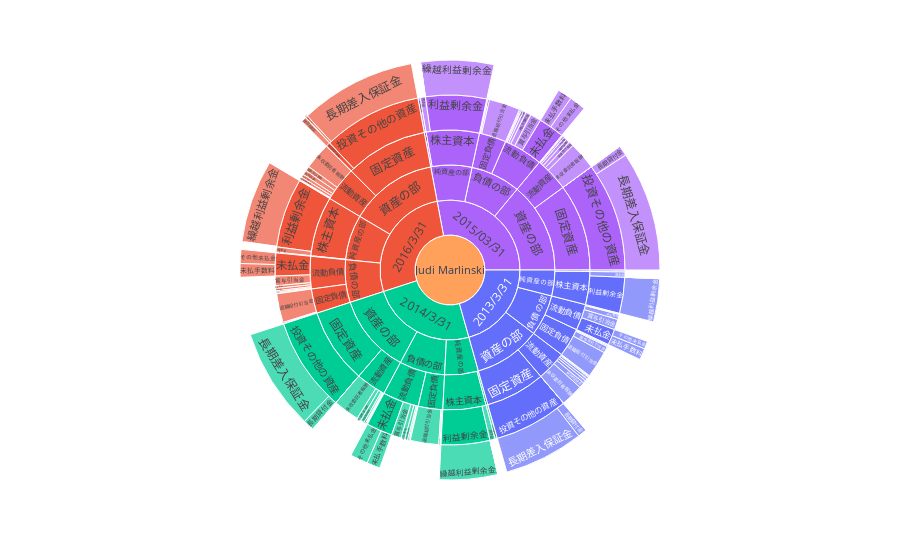

This figure's notebook cell:
### Code cell
fig_jm = px.sunburst(
    qtr_jm,
    path=["JM","Qtr_JM","BS_Section1","BS_Section2","BS_Section3","BS_Section4"],
    values="BS_Ref",
    color="Qtr_JM"
)
fig_jm.show()

### Figure 1 — Plotly figure (JSON) as saved in the notebook; plotly's stock layout.template omitted (floating-point values rounded to 4 significant figures; data arrays with more than 128 entries replaced by an {"elided": "..."} marker saying what was removed)
{"data": [{"branchvalues": "total", "customdata": {"elided": "197x1 str values"}, "domain": {"x": [0, 1], "y": [0, 1]}, "hovertemplate": "labels=%{label}<br>BS_Ref=%{value}<br>parent=%{parent}<br>id=%{id}<br>Qtr_JM=%{customdata[0]}<extra></extra>", "ids": {"elided": "197 str values"}, "labels": {"elided": "197 str values"}, "marker": {"colors": {"elided": "197 str values"}}, "name": "", "parents": {"elided": "197 str values"}, "type": "sunburst", "values": {"elided": "197 int values"}}], "layout": {"legend": {"tracegroupgap": 0}, "margin": {"t": 60}}}
